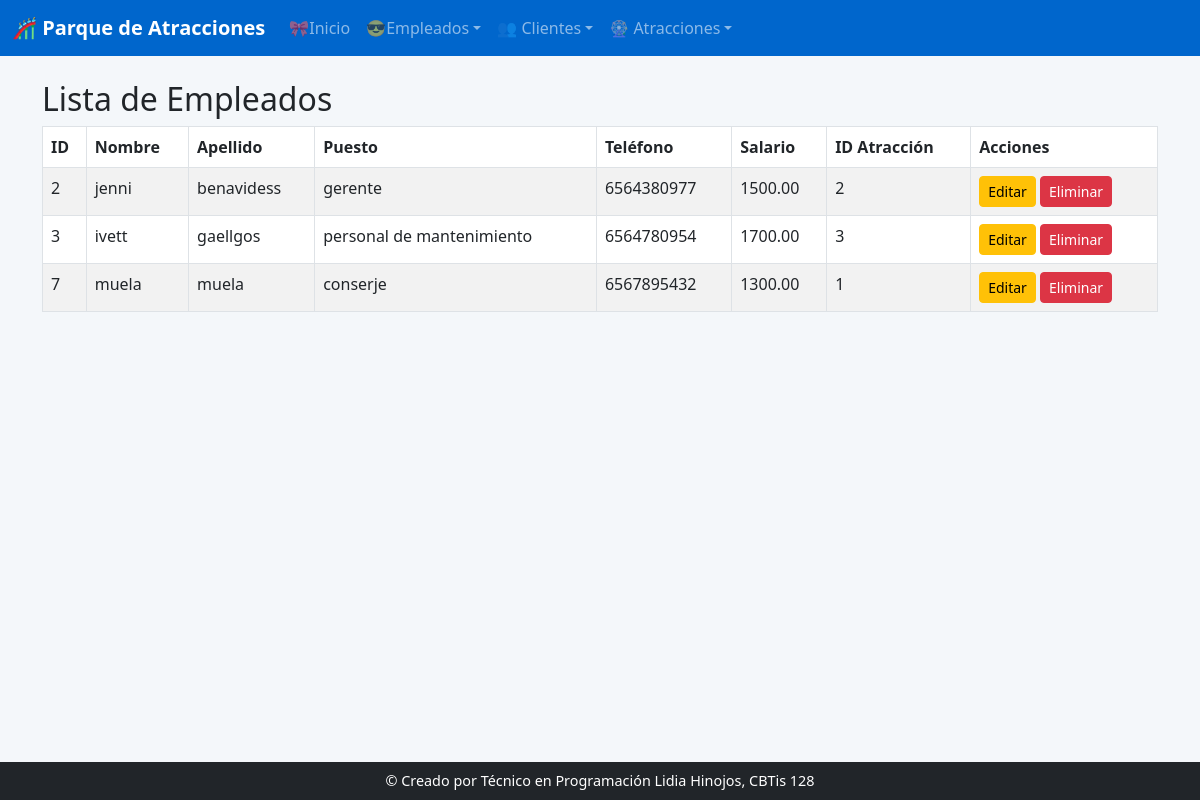
/ver/, run on the app's committed database.
### app_empleado/models.py (models this page shows, shortened)
class Empleado(models.Model):
    id_emp = models.AutoField(primary_key=True, unique=True)
    nombre = models.CharField(max_length=50)
    apellido = models.CharField(max_length=50)
    puesto = models.CharField(max_length=40)
    telefono = models.CharField(max_length=15)
    salario = models.DecimalField(max_digits=8, decimal_places=2)
    id_atr = models.IntegerField()

### app_empleado/views.py (the view)
# urls.py: path('ver/', views.ver_empleados, name='ver_empleados'),  # ✅ OJO aquí con la “s”
def ver_empleados(request):
    empleados = Empleado.objects.all()
    return render(request, "empleado/ver_empleados.html", {"empleados": empleados})

### app_empleado/templates/empleado/ver_empleados.html
{% extends 'base.html' %}
{% block content %}
<h2>Lista de Empleados</h2>
<table class="table table-bordered table-striped">
  <thead>
    <tr>
      <th>ID</th><th>Nombre</th><th>Apellido</th><th>Puesto</th><th>Teléfono</th><th>Salario</th><th>ID Atracción</th><th>Acciones</th>
    </tr>
  </thead>
  <tbody>
    {% for e in empleados %}
    <tr>
      <td>{{ e.id_emp }}</td>
      <td>{{ e.nombre }}</td>
      <td>{{ e.apellido }}</td>
      <td>{{ e.puesto }}</td>
      <td>{{ e.telefono }}</td>
      <td>{{ e.salario }}</td>
      <td>{{ e.id_atr }}</td>
      <td>
        <a href="/actualizar/{{ e.id_emp }}/" class="btn btn-warning btn-sm">Editar</a>
        <a href="/borrar/{{ e.id_emp }}/" class="btn btn-danger btn-sm">Eliminar</a>
      </td>
    </tr>
    {% endfor %}
  </tbody>
</table>
{% endblock %}

### app_empleado/templates/base.html (shortened to what this page needs)
<!DOCTYPE html>
<html lang="es">
<head>
    <link rel="stylesheet" href="https://cdn.jsdelivr.net/npm/bootstrap@5.3.0/dist/css/bootstrap.min.css">
</head>
<body>
    {% include 'navbar.html' %}
    <div class="container my-4">
        {% block content %}{% endblock %}
    </div>
    <footer class="bg-dark text-white text-center fixed-bottom py-2">
        © {{ now|date:"Y" }} Creado por Técnico en Programación Lidia Hinojos, CBTis 128
    </footer>
</body>
</html>

### app_empleado/templates/navbar.html (shortened to what this page needs)
<nav class="navbar navbar-expand-lg navbar-dark" style="background-color: #0066cc;">
    <div class="container-fluid">
    <a class="navbar-brand fw-bold" href="/">🎢 Parque de Atracciones</a>
    <div class="collapse navbar-collapse" id="navbarNav">
        <ul class="navbar-nav me-auto">
        <li class="nav-item">
            <a class="nav-link" href="/">🎀Inicio</a>
        </li>
        <li class="nav-item dropdown">
            <a class="nav-link dropdown-toggle" href="#" data-bs-toggle="dropdown">😎Empleados</a>
        </li>
<li class="nav-item dropdown">
    <a class="nav-link dropdown-toggle" href="#" data-bs-toggle="dropdown">👥 Clientes</a>
</li>
<li class="nav-item dropdown">
    <a class="nav-link dropdown-toggle" href="#" data-bs-toggle="dropdown">🎡 Atracciones</a>
</li>
    </div>
    </div>
</nav>

### app_empleado/templates/base.html (style rules this page uses)
body { background-color: #f4f7fa; }
footer { font-size: 0.9rem; }

### data on the page
Empleado: id_emp "2", nombre "jenni", apellido "benavidess", puesto "gerente", telefono "6564380977", salario "1500.00", id_atr "2"
Empleado: id_emp "3", nombre "ivett", apellido "gaellgos", puesto "personal de mantenimiento", telefono "6564780954", salario "1700.00", id_atr "3"
Empleado: id_emp "7", nombre "muela", apellido "muela", puesto "conserje", telefono "6567895432", salario "1300.00", id_atr "1"
